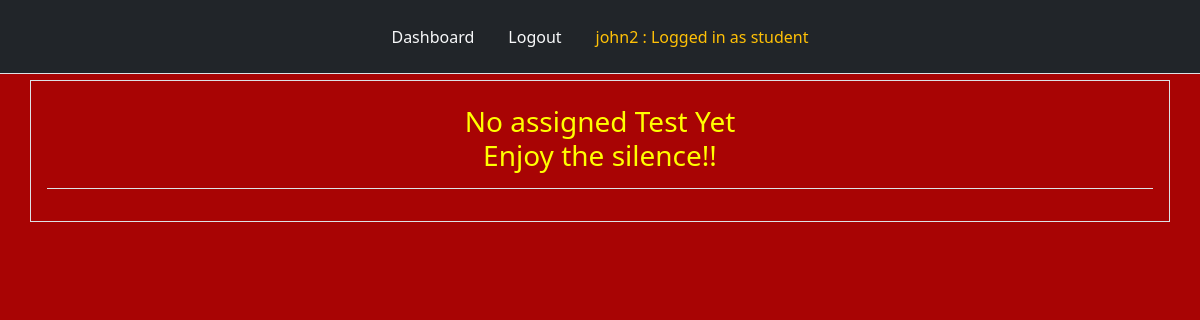
/take_test (signed in), run on an earlier commit of the app's database.
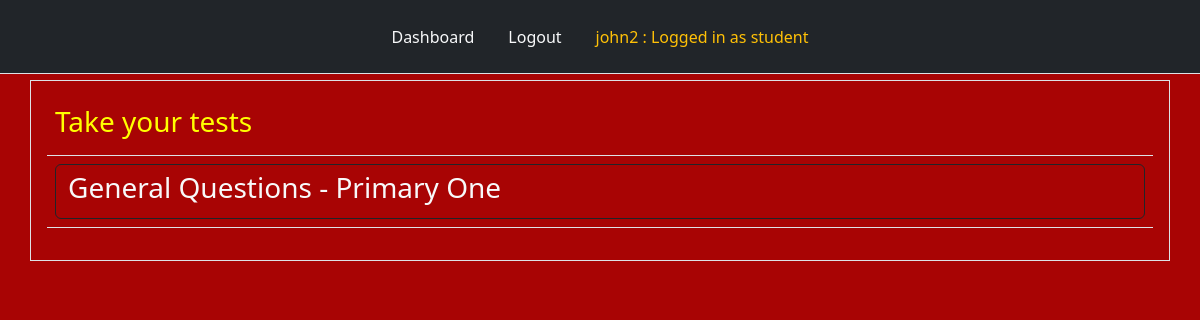
And on a later commit of the database.
### tables this page shows
CREATE TABLE "tests" (
  id INTEGER PRIMARY KEY,
  title TEXT NOT NULL,
  teacher_name TEXT NOT NULL,
  assigned_test INTEGER,
  assigned_klass TEXT NOT NULL,
  test_id INTEGER
);

### app.py (the view)
@app.route("/take_test", methods=["POST", "GET"])
def take_test():
    user = get_current_user()
    db = connect_to_DB()
    klass = user["klass"]
    query = db.execute("SELECT * FROM tests WHERE assigned_klass = ? AND assigned_test = 1", [klass])
    tests = query.fetchall()
    return render_template("take_test.html", user=user, tests=tests)

### app.py (called while the page is built)
@app.teardown_appcontext
def close_database(error):
    if hasattr(g, "app_database_db"):
        g.app_database_db.close()

def get_current_user():
    user_result = None
    if 'user' in session:
        user = session['user']
        db = getDatabase()
        student_cursor = db.execute("SELECT * FROM students WHERE name = ?", [user])
        student_result = student_cursor.fetchone()
        if student_result:
            user_result = student_result
        else:
            user_cursor = db.execute("SELECT * FROM users WHERE name = ?", [user])
            user_result = user_cursor.fetchone()
    return user_result

### database.py (called while the page is built)
def connect_to_DB():
    current_dir = os.path.dirname(os.path.abspath(__file__))
    db_file = os.path.join(current_dir, "app_database.db")
    sql = sqlite3.connect(db_file)
    sql.row_factory = sqlite3.Row
    return sql

def getDatabase():
    if not hasattr(g, "app_database_db"):
        g.app_database_db = connect_to_DB()
    return g.app_database_db

### templates/take_test.html (shortened to what this page needs)
{% from "nav.html" import links %}
<!doctype html>
<html lang="en">
  <head>
    <link href="https://cdn.jsdelivr.net/npm/bootstrap@5.2.3/dist/css/bootstrap.min.css" rel="stylesheet">
    <link rel="stylesheet" type="text/css" href="{{ url_for('static', filename = 'style.css') }}"
  </head>
  <body>
        <div class="header mb-2">
            {{ links(user) }}
        </div>
        <div class="question container border text-light p-3">
          <table class="table table-hover text-light">
            <thead>
              <tr>
                <th scope="col">
                  {% if tests %}
                    <h3 style="color: yellow">Take your tests</h3>
                  {% else %}
                    <h3 style="text-align: center; color: yellow"> No assigned Test Yet <br> Enjoy the silence!!</h3>
                  {% endif %}
                </th>
              </tr>
            </thead>
            <tbody>
              {% for test in tests %}
              <tr class="text-light">
                <td>
                  <div class="d-grid gap-2">
                    <button class="btn btn-outline-dark" type="button">
                      <a href="/tests_created/{{ test.test_id }}/" class="text-light no-underline-left">
                      <h3> {{ test.title }} </h3>
                      </a>
                    </button>
                  </div>
                </td>
              </tr>
              {% endfor %}
            </tbody>
          </table>
        </div>
  </body>
</html>

What changed in the data, as far as the page shows it:
added tests: title "General Questions - Primary One"
Also different on the page:
text no longer shown: "No assigned Test Yet Enjoy the silence!!"
text now shown: "Take your tests"
